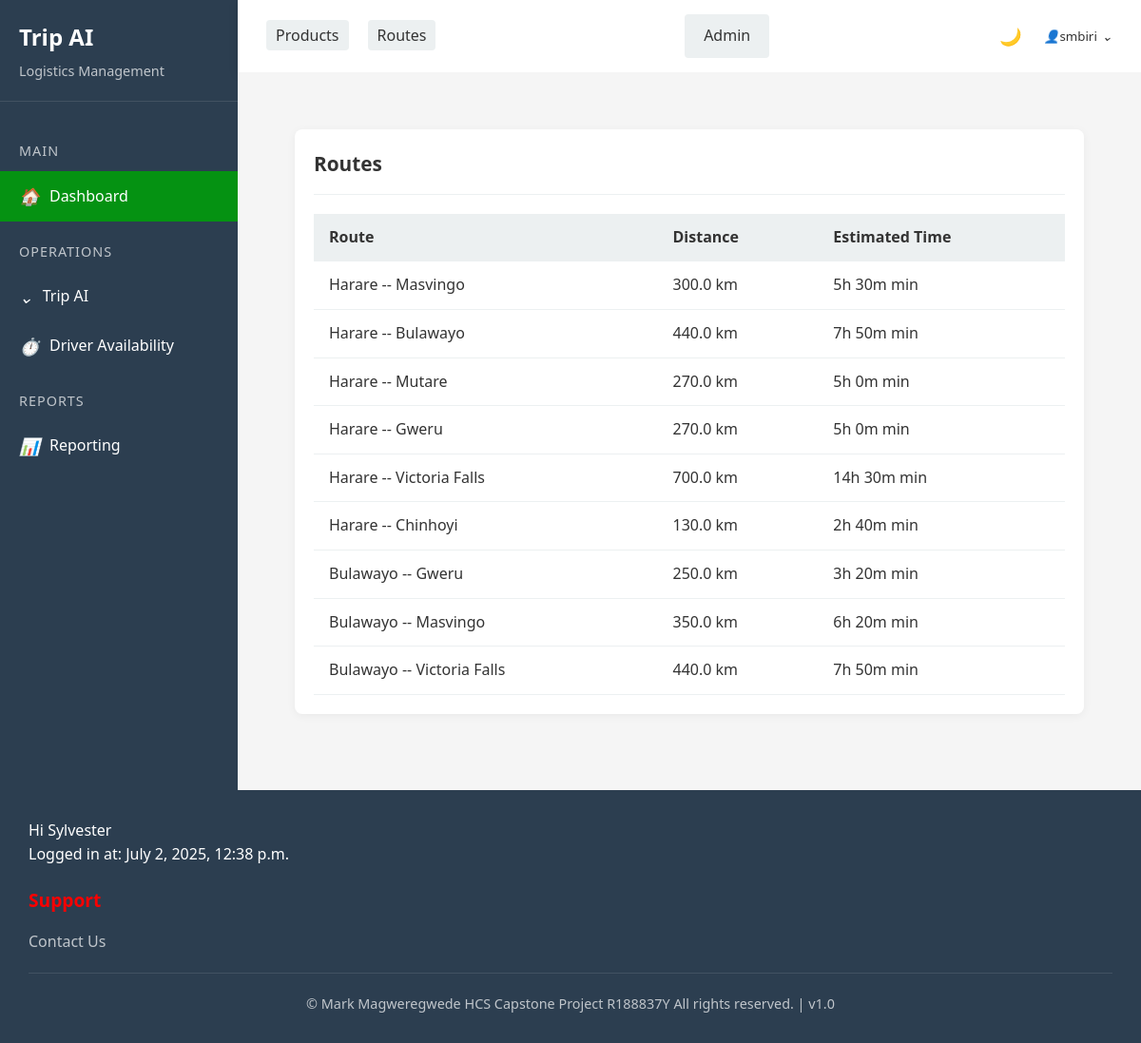
Page /app/route/ (signed in) on the committed database.
### triplog/models.py (models this page shows, shortened)
class Route(models.Model):
    origin = models.CharField(max_length=255)
    destination = models.CharField(max_length=255)
    distance_km = models.FloatField()
    estimated_time_min = models.IntegerField()
    def get_absolute_url(self):
        return reverse("route_detail", kwargs={"pk": self.pk})

### triplog/views.py (the view)
# urls.py: path("route/", RouteListView.as_view(), name="route_list"),
class RouteListView(LogisticsReadOnlyMixin, ListView):
    model = Route
    template_name = "route/route_list.html"

### triplog/templatetags/time_filters.py (called while the page is built)
@register.filter
def minutes_to_hours(minutes):
    if minutes is None:
        return "Trip NOT COMPLETE"  # Handle cases where the value is None
    hours = minutes // 60
    mins = minutes % 60
    return f"{hours}h {mins}m" if hours else f"{mins}m"

### triplog/templatetags/user_groups.py (called while the page is built)
@register.filter
def is_manager(user):
    if not user.is_authenticated:
        return False
    return user.groups.filter(name='managers').exists()

@register.filter
def is_clerk_or_manager(user):
    if not user.is_authenticated:
        return False
    return user.groups.filter(name__in=['clerks', 'managers']).exists()

### triplog/utils/permissions.py (called while the page is built)
def is_clerk(user):
    return user.groups.filter(name='clerks').exists()

def is_clerk_or_manager(user):
    return is_clerk(user) or is_manager(user)

    def test_func(self):
        return is_clerk_or_manager(self.request.user)

### templates/route/route_list.html (shortened to what this page needs)
{% extends 'base.html' %}
{% load time_filters %}
{% load user_groups %}
{% block content %}
<div class="content-area">
    <div class="card">
        <div class="card-header">
            <h2> Routes</h2>
        </div>
        <div class="card-body">
            <div class="table-responsive">
                <table class="route-table">
                    <thead>
                        <tr>
                            <th>Route</th>
                            <th>Distance</th>
                            <th>Estimated Time</th>
                        </tr>
                    </thead>
                    <tbody>
                        {% for route in route_list %}
                        <tr>
                            <td>
                                <a href="{{ route.get_absolute_url }}" class="route-link">
                                     {{ route.origin }} -
                                     - {{ route.destination }}
                                </a>
                            </td>
                            <td>{{ route.distance_km }} km</td>
                            <td>{{ route.estimated_time_min|minutes_to_hours|default:"-" }} min</td>
                        </tr>
                        {% endfor %}
                    </tbody>
                </table>
            </div>
        </div>
    </div>
</div>
{% endblock %}

### templates/base.html (shortened to what this page needs)
{% load static %}
{% load user_groups %}
<!DOCTYPE html>
<html lang="en">
<head>
    <link rel="stylesheet" href="{% static 'css/style.css' %}">
</head>
<body>
    <div class="container">
        {% if user.is_authenticated %}
        <aside class="sidebar">
            <div onclick="window.location.href='/';" style="cursor: pointer;" class="sidebar-header">
                <h2>Trip AI</h2>
                <p>Logistics Management</p>
            </div>
            <div class="sidebar-menu">
                {% if user|is_clerk_or_manager %}
                <div class="menu-category">Main</div>
                <div class="menu-item active" onclick="window.location.href='/app'">
                    <i class="icon-home"></i>
                    <span>Dashboard</span>
                </div>
                {% endif %}
                <div class="menu-category">Operations</div>
                {% if user|is_clerk_or_manager %}
                <div class="menu-item" onclick="toggleSubmenu('trip-ai-menu')">
                    <i class="icon-chevron"></i>
                    <span>Trip AI</span>
                </div>
                {% endif %}
                <div class="menu-item" onclick="navigateToDriverAvailability();">
                    <i class="icon-availability"></i>
                    <span>Driver Availability</span>
                </div>
                <div class="menu-category">Reports</div>
                <div class="menu-item" onclick="window.location.href='/app/reporting/';">
                    <i class="icon-reporting"></i>
                    <span>Reporting</span>
                </div>
            </div>
        </aside>
        {% endif %}
        <main class="main-content">
            <nav class="navbar">
                {% if user|is_clerk_or_manager %}
                <ul class="nav-links">
                    <li><a href="{% url 'product_list'  %}" class="btn btn-secondary">Products</a></li>
                    <li><a href="{% url 'route_list'  %}" class="btn btn-secondary">Routes</a></li>
                </ul>
                {% endif %}
                <a href="/admin" class="btn btn-secondary" target=" _blank">Admin</a>
                <div class="user-actions">
                    <div class="dark-mode-toggle" id="darkModeToggle">
                        <i class="icon-moon"></i>
                    </div>
                    <div class="user-dropdown">
                        <button class="dropdown-btn">
                            <i class="icon-user"></i>
                            {% if user.is_authenticated %}
                            {{ user.username }}
                            {% else %}
                            Guest
                            {% endif %}
                            <i class="icon-chevron"></i>
                        </button>
                    </div>
                </div>
            </nav>
            <div class="content-area" id="content-area">
                {% block content %}
                {% endblock %}
            </div>
        </main>
    </div>
    <footer>
        <div class="footer-section">
            {% if user.is_authenticated %}
            <p>Hi {{ user.first_name }}</p>
            <p>Logged in at: {{ user.last_login }}</p>
            {% endif %}
        </div>
        <div class="footer-section">
            <h3>Support</h3>
            <ul>
                <li><a href="#">Contact Us</a></li>
            </ul>
        </div>
        <div class="footer-bottom">
            <p>&copy; Mark Magweregwede HCS Capstone Project R188837Y All rights reserved. | v1.0</p>
        </div>
    </footer>
</body>
</html>

### static/css/style.css (style rules this page uses)
:root { --primary-color: rgb(5, 146, 18); --secondary-color: rgb(6, 208, 1); --accent-color: rgb(155, 236, 0); --highlight-color: rgb(252, 0, 0); --dark-color: #2c3e50; --light-color: #ecf0f1; --text-color: #333; --bg-color: #f5f5f5; --card-bg: white; --footer-bg: var(--dark-color); --footer-text: white; }
* { margin: 0; padding: 0; box-sizing: border-box; font-family: 'Segoe UI', Tahoma, Geneva, Verdana, sans-serif; }
body { background-color: var(--bg-color); color: var(--text-color); line-height: 1.6; display: flex; flex-direction: column; min-height: 100vh; transition: background-color 0.3s, color 0.3s; }
a { text-decoration: none; color: inherit; }
.container { display: flex; flex: 1; }
.sidebar { width: 250px; background-color: var(--dark-color); color: white; padding: 20px 0; transition: all 0.3s; }
.sidebar-header { padding: 0 20px 20px; border-bottom: 1px solid rgba(255, 255, 255, 0.1); }
.sidebar-header h2 { font-size: 1.5rem; margin-bottom: 5px; }
.sidebar-header p { color: rgba(255, 255, 255, 0.7); font-size: 0.9rem; }
.sidebar-menu { padding: 20px 0; }
.menu-category { padding: 10px 20px; color: rgba(255, 255, 255, 0.7); font-size: 0.9rem; text-transform: uppercase; letter-spacing: 1px; margin-top: 10px; }
.menu-item { padding: 12px 20px; display: flex; align-items: center; cursor: pointer; transition: all 0.3s; }
.menu-item.active { background-color: var(--primary-color); }
.menu-item i { margin-right: 10px; font-size: 1.1rem; }
.main-content { flex: 1; display: flex; flex-direction: column; }
.navbar { background-color: var(--card-bg); padding: 15px 30px; display: flex; justify-content: space-between; align-items: center; box-shadow: 0 2px 10px rgba(0, 0, 0, 0.1); transition: background-color 0.3s; }
.nav-links { display: flex; list-style: none; }
.nav-links li { margin-right: 20px; }
.nav-links a { color: var(--text-color); font-weight: 500; padding: 5px 10px; border-radius: 4px; transition: all 0.3s; }
.user-actions { display: flex; align-items: center; gap: 15px; }
.dark-mode-toggle { display: flex; align-items: center; cursor: pointer; color: var(--text-color); }
.dark-mode-toggle i { margin-right: 5px; font-size: 1.1rem; }
.user-dropdown { position: relative; display: inline-block; }
.dropdown-btn { background-color: transparent; border: none; cursor: pointer; display: flex; align-items: center; color: var(--text-color); font-weight: 500; }
.dropdown-btn i { margin-left: 5px; }
.content-area { flex: 1; padding: 30px; background-color: var(--bg-color); transition: background-color 0.3s; }
.btn { padding: 10px 20px; border-radius: 4px; border: none; cursor: pointer; font-weight: 500; transition: all 0.3s; }
.btn-secondary { background-color: var(--light-color); color: var(--text-color); }
.card { background-color: var(--card-bg); border-radius: 8px; box-shadow: 0 2px 10px rgba(0, 0, 0, 0.05); padding: 20px; margin-bottom: 20px; transition: background-color 0.3s, box-shadow 0.3s; }
.card-header { display: flex; justify-content: space-between; align-items: center; margin-bottom: 20px; padding-bottom: 15px; border-bottom: 1px solid var(--light-color); }
.card-header h2 { font-size: 1.3rem; color: var(--text-color); }
table { width: 100%; border-collapse: collapse; }
th, td { padding: 12px 15px; text-align: left; border-bottom: 1px solid var(--light-color); }
th { background-color: var(--light-color); font-weight: 600; }
footer { background-color: var(--footer-bg); color: var(--footer-text); padding: 30px; margin-top: auto; transition: background-color 0.3s, color 0.3s; }
.footer-section { flex: 1; min-width: 250px; margin-bottom: 20px; }
.footer-section h3 { margin-bottom: 15px; font-size: 1.2rem; color: var(--highlight-color); }
.footer-section ul { list-style: none; }
.footer-section ul li { margin-bottom: 10px; }
.footer-section ul li a { color: rgba(255, 255, 255, 0.7); transition: all 0.3s; }
.footer-bottom { text-align: center; padding-top: 20px; border-top: 1px solid rgba(255, 255, 255, 0.1); margin-top: 20px; color: rgba(255, 255, 255, 0.7); font-size: 0.9rem; }
.icon-home::before { content: "🏠"; }
.icon-user::before { content: "👤"; }
.icon-availability::before { content: "⏱️"; }
.icon-reporting::before { content: "📊"; }
.icon-chevron::before { content: "⌄"; }
.icon-moon::before { content: "🌙"; }

### rows in the picture
Route: origin "Harare", destination "Masvingo", distance_km "300.0", estimated_time_min|minutes_to_hours "5h 30m"
Route: origin "Harare", destination "Bulawayo", distance_km "440.0", estimated_time_min|minutes_to_hours "7h 50m"
Route: origin "Harare", destination "Mutare", distance_km "270.0", estimated_time_min|minutes_to_hours "5h 0m"
Route: origin "Harare", destination "Gweru", distance_km "270.0", estimated_time_min|minutes_to_hours "5h 0m"
Route: origin "Harare", destination "Victoria Falls", distance_km "700.0", estimated_time_min|minutes_to_hours "14h 30m"
Route: origin "Harare", destination "Chinhoyi", distance_km "130.0", estimated_time_min|minutes_to_hours "2h 40m"
Route: origin "Bulawayo", destination "Gweru", distance_km "250.0", estimated_time_min|minutes_to_hours "3h 20m"
Route: origin "Bulawayo", destination "Masvingo", distance_km "350.0", estimated_time_min|minutes_to_hours "6h 20m"
Route: origin "Bulawayo", destination "Victoria Falls", distance_km "440.0", estimated_time_min|minutes_to_hours "7h 50m"

### other values in the picture
{{ user.username }} "smbiri"
{{ user.first_name }} "Sylvester"
{{ user.last_login }} "July 2, 2025, 12:38 p.m."
